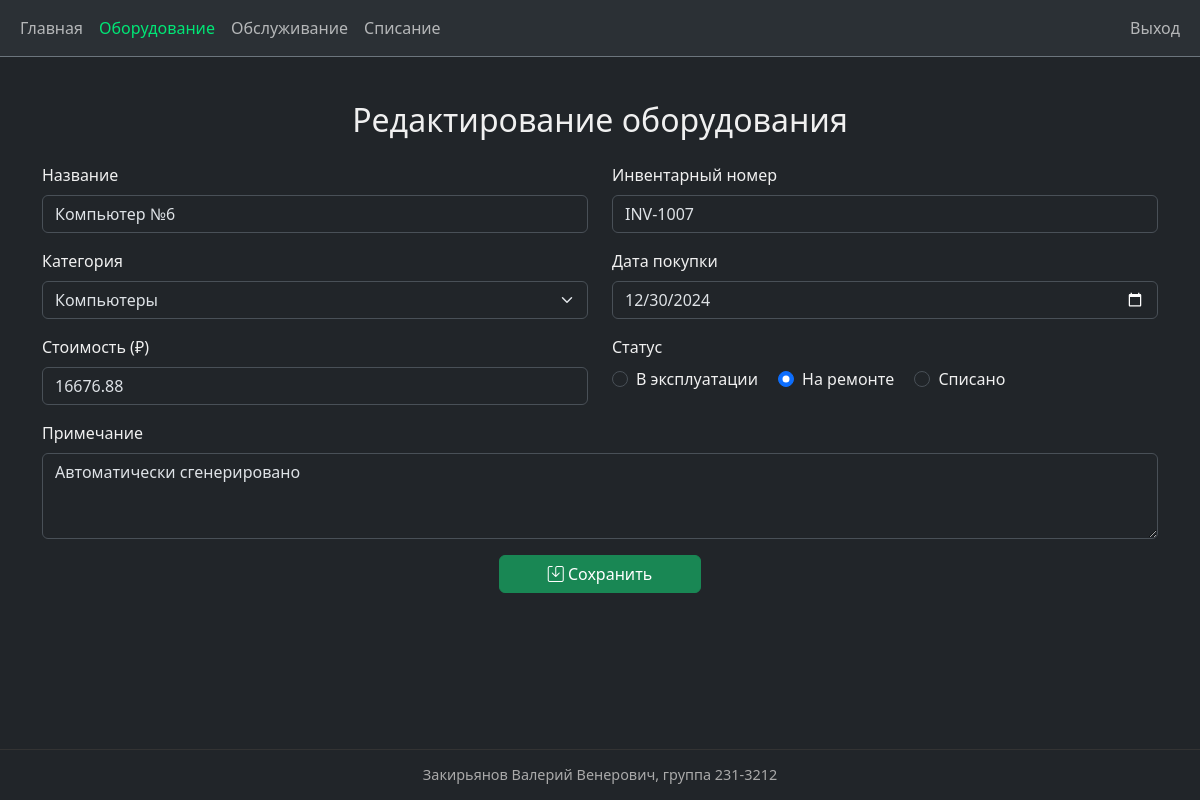
/equipment/8/edit (signed in), run on the app's committed database.
### app/models.py (models this page shows)
class Equipment(db.Model):
    id = db.Column(db.Integer, primary_key=True)
    name = db.Column(db.String(100), nullable=False)
    inventory_number = db.Column(db.String(50), unique=True, nullable=False)
    category_id = db.Column(db.Integer, db.ForeignKey('category.id'), nullable=False)
    purchase_date = db.Column(db.Date, nullable=False)
    price = db.Column(db.Numeric(10, 2), nullable=False)
    status = db.Column(db.Enum('active', 'repair', 'disposed', name='status_enum'), nullable=False)
    note = db.Column(db.Text)
    image_id = db.Column(db.Integer, db.ForeignKey('image.id'))
    maintenance = db.relationship('Maintenance', backref='equipment', cascade="all, delete")
    disposal = db.relationship('Disposal', backref='equipment', uselist=False, cascade="all, delete")
    responsibles = db.relationship('User', secondary=roles, backref='assigned_equipment')

### app/routes/equipment.py (the view, shortened to what this page needs)
@bp.route('/<int:id>/edit', methods=['GET', 'POST'])
@login_required
def edit_equipment(id):
    equipment = Equipment.query.get_or_404(id)
    if current_user.role != 'admin':
        flash('У вас недостаточно прав.', 'danger')
        return redirect(url_for('equipment.view_equipment', id=id))
    form = EquipmentForm(obj=equipment)
    form.category.choices = [(c.id, c.name) for c in Category.query.all()]
    return render_template('equipment_form.html', form=form, edit_mode=True, active='equipment')

### app/forms.py
class EquipmentForm(FlaskForm):
    name = StringField('Название', validators=[DataRequired()])
    inventory_number = StringField('Инвентарный номер', validators=[DataRequired()])
    category = SelectField('Категория', coerce=int, validators=[DataRequired()])
    purchase_date = DateField('Дата покупки', validators=[DataRequired()])
    price = DecimalField('Стоимость', validators=[DataRequired(), NumberRange(min=0)])
    status = RadioField('Статус', choices=[('active', 'В эксплуатации'), ('repair', 'На ремонте'), ('disposed', 'Списано')], default='active', validators=[DataRequired()])
    note = TextAreaField('Примечание', validators=[Optional()])
    image = FileField('Фотография', validators=[Optional(), FileAllowed(['jpg', 'jpeg', 'png'])])

### app/__init__.py (called while the page is built)
def create_app():
    app = Flask(__name__, static_folder='../static')
    app.config['SECRET_KEY'] = os.getenv('SECRET_KEY', 'devsecret')
    app.config['SQLALCHEMY_DATABASE_URI'] = os.getenv('DATABASE_URL', 'sqlite:///equipment.db')
    app.config['SQLALCHEMY_TRACK_MODIFICATIONS'] = False
    app.config['UPLOAD_FOLDER'] = 'static/uploads/'
    app.config['DISPOSAL_FOLDER'] = os.path.join(app.root_path, 'static', 'disposals')
    db.init_app(app)
    Migrate(app, db)
    csrf.init_app(app)
    login_manager.init_app(app)
    from app.routes import equipment, auth, disposal, maintenance
    app.register_blueprint(equipment.bp)
    app.register_blueprint(auth.bp)
    app.register_blueprint(disposal.bp)
    app.register_blueprint(maintenance.bp)
    @login_manager.user_loader
    def load_user(user_id):
        return User.query.get(int(user_id))
    return app

### app/templates/equipment_form.html (shortened to what this page needs)
{% extends 'base.html' %}
{% block content %}
<h2 class="mb-4 text-center">
    {{ 'Редактирование' if edit_mode else 'Добавление' }} оборудования
</h2>
<form action="" method="POST" enctype="multipart/form-data" class="needs-validation" novalidate>
    <div class="row">
        <div class="col-md-6 mb-3">
            <label for="name" class="form-label">Название</label>
            {{ form.name(class="form-control", placeholder="Введите название") }}
        </div>
        <div class="col-md-6 mb-3">
            <label for="inventory_number" class="form-label">Инвентарный номер</label>
            {{ form.inventory_number(class="form-control", placeholder="Уникальный номер") }}
        </div>
    </div>
    <div class="row">
        <div class="col-md-6 mb-3">
            <label for="category" class="form-label">Категория</label>
            {{ form.category(class="form-select") }}
        </div>
        <div class="col-md-6 mb-3">
            <label for="purchase_date" class="form-label">Дата покупки</label>
            {{ form.purchase_date(class="form-control") }}
        </div>
    </div>
    <div class="row">
        <div class="col-md-6 mb-3">
            <label for="price" class="form-label">Стоимость (₽)</label>
            {{ form.price(class="form-control", placeholder="10000.00") }}
        </div>
        <div class="col-md-6 mb-3">
            <label class="form-label">Статус</label><br>
            {% for subfield in form.status %}
                <div class="form-check form-check-inline">
                    {{ subfield(class="form-check-input") }}
                    <label class="form-check-label">{{ subfield.label.text }}</label>
                </div>
            {% endfor %}
        </div>
    </div>
    <div class="mb-3">
        <label for="note" class="form-label">Примечание</label>
        {{ form.note(class="form-control", rows=3) }}
    </div>
    <div class="text-center">
        <button type="submit" class="btn btn-success px-5">
            <i class="bi bi-save"></i> Сохранить
        </button>
    </div>
</form>
{% endblock %}

### app/templates/base.html (style rules this page uses)
html, body { height: 100%; margin: 0; }
body { display: flex; flex-direction: column; color: #f0f0f0; }

### data on the page
Equipment: name "Компьютер №6", inventory_number "INV-1007", category "Компьютеры", purchase_date "12/30/2024", price "16676.88", note "Автоматически сгенерировано"

### other printed values
{{ 'Редактирование' if edit_mode else 'Добавление' }} "Редактирование"
{{ subfield.label.text }} "В эксплуатации" "На ремонте" "Списано"
